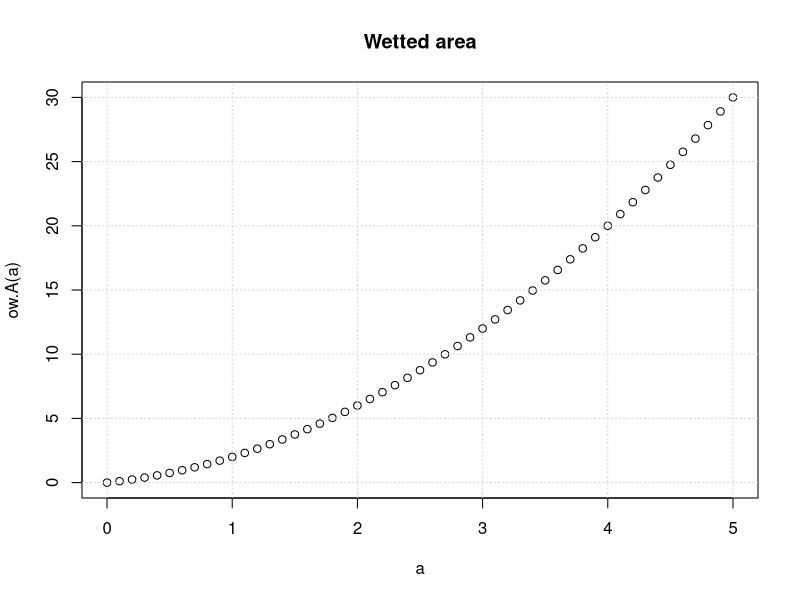
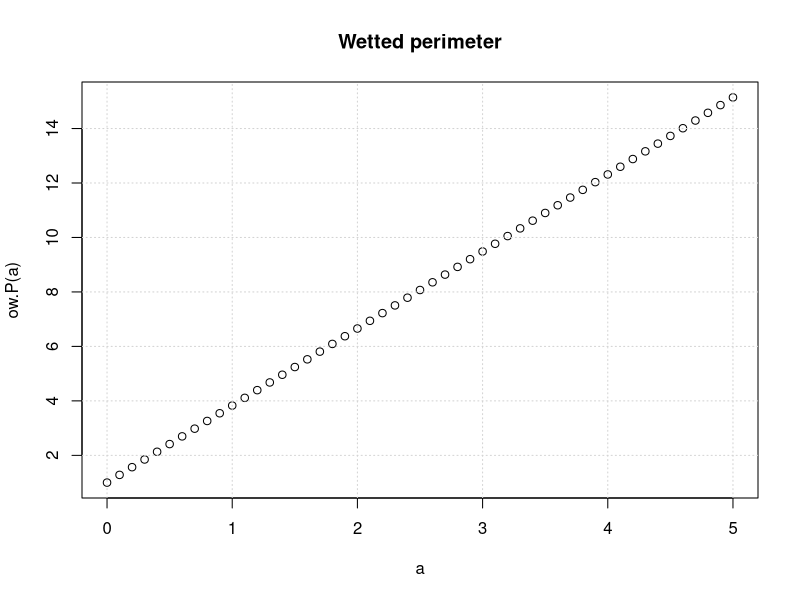
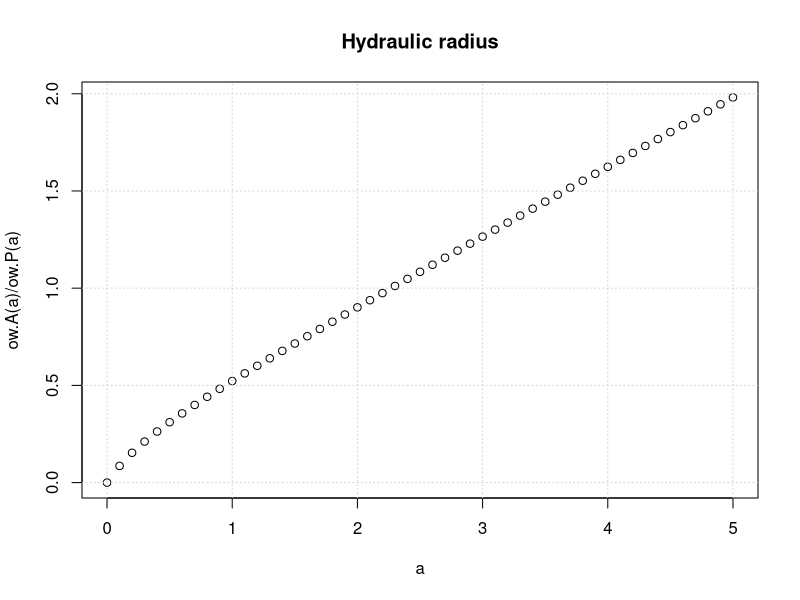
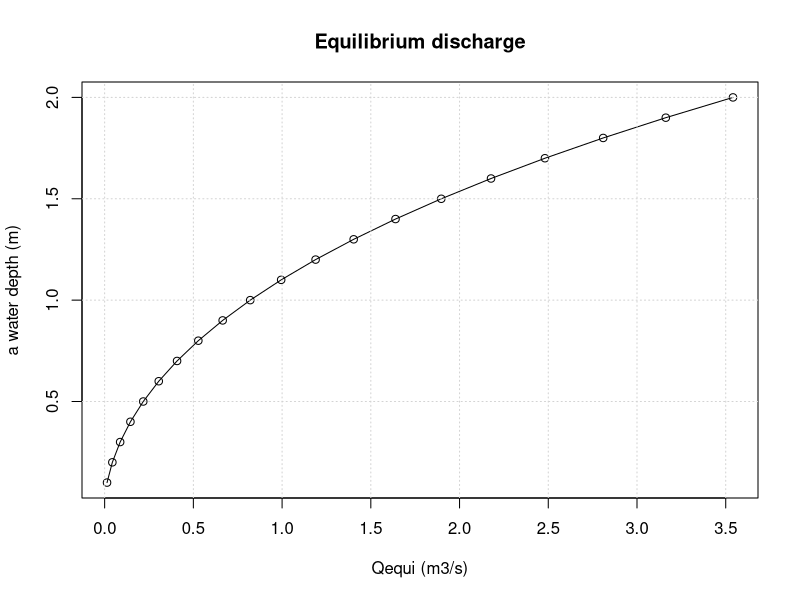
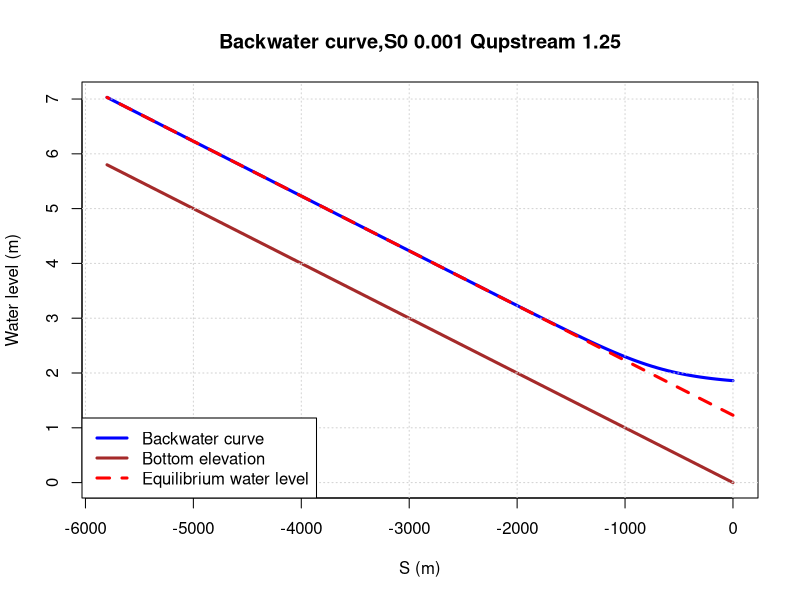
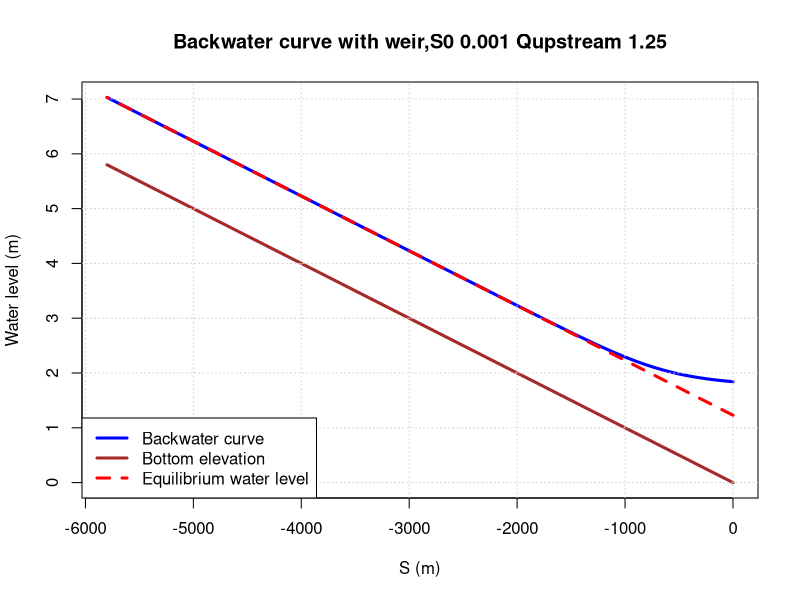
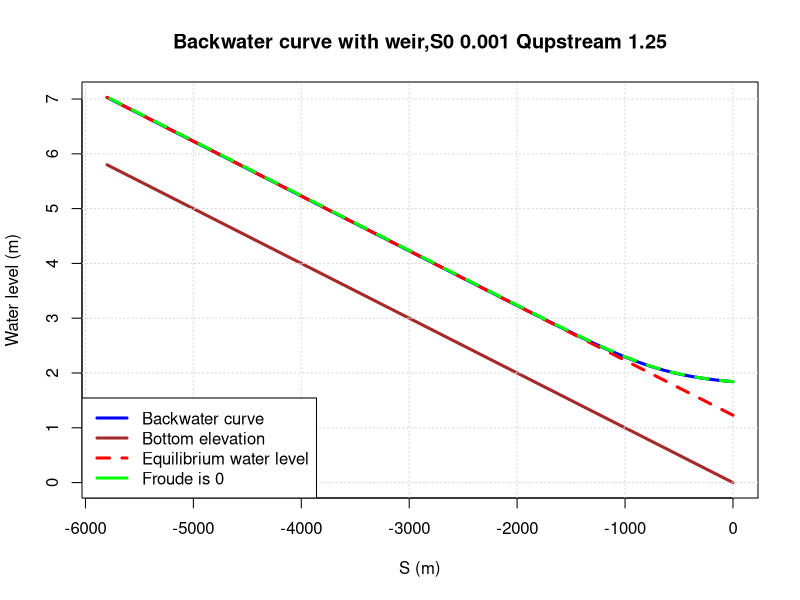
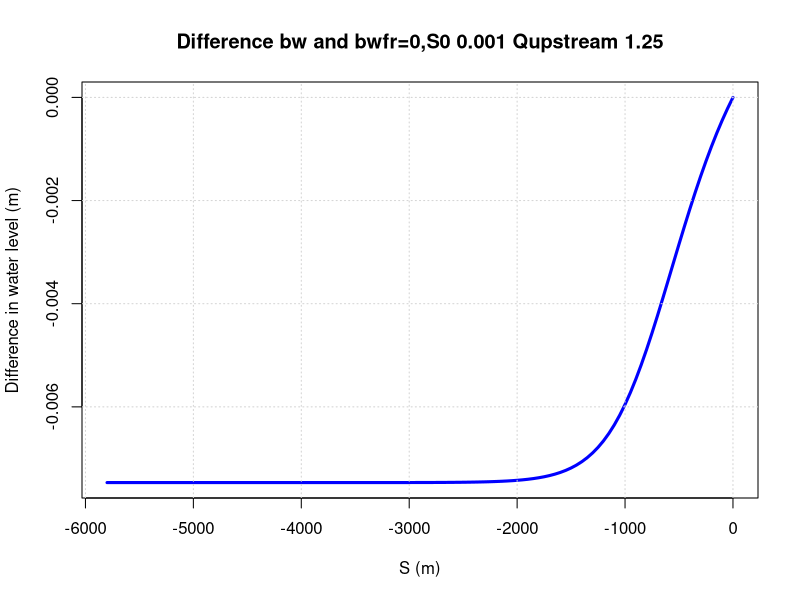

These charts were generated, in order, by the following R code:
## ---- chunk 1

rm(list = ls())


ow.b = 1 #just a guess
ow.m = 1 #just a guess

##Upstream Discharge 
Qup = 1.25 #m3/s
#Qup = 1.25 + 1.60125 #m3/s with side inflow based on the catchment area of the Regge and a normative discharge of 7 mm/d
ow.A = function(a)
{
  return(ow.b*a+ow.m*2*a^2/2)
}

a = seq(0,5, by =0.1)

plot(a,ow.A(a),main = "Wetted area")
grid()


ow.P = function(a)
{
  return(ow.b + a * 2 *sqrt(1 + ow.m^2))
}

plot(a,ow.P(a),main = "Wetted perimeter")
grid()

plot(a,ow.A(a)/ow.P(a),main = "Hydraulic radius")
grid()

ow.R = function(a)
{
  return(ow.A(a)/ow.P(a))
}

ow.B = function(a)
{
  return(ow.b + 2*ow.m*a)
}

## ---- chunk 2
S0 = 0.001 # about 0.5 m/km for the midden Regge


##total length of the river
ow.L = 5800 # distance (about between convulation point Exsooshe Aa and boven Regge till weir at Notter)
Zb.fun = approxfun(c(0,-ow.L),c(0,ow.L*S0))
## ---- chunk 3
n = 0.05
a.range = seq(0.1,2,by = 0.1)
Qequi.fun = function(a)
{
  return(1/n * sqrt(S0)* ow.A(a) * ow.R(a)^(2/3))
}

Qequi.range = Qequi.fun(a.range)
plot(Qequi.range,a.range,type = "o", xlab = "Qequi (m3/s)",ylab = "a water depth (m)",
     main = "Equilibrium discharge")
grid()


##finding the equilibrium water depth for a given discharge
a.equilibrium = uniroot(function(a) Qequi.fun(a)-Qup,c(0.1,2))$root
print(paste("the equilibrium water level is : ",a.equilibrium, "for a discharge of ",Qup))

## ---- chunk 4
#nodal distance
ds = -50
#nodes along trajectory of the river
s = seq(0,-ow.L, by = ds)
#create an array for the water depths
a.bw = s
# first downstream prescribed water level
a.bw[1] = 1.86
# loop for calculating the water levels
for (i in 1:(length(a.bw)-1) )
{
S.f = n^2*abs(Qup)^2/(ow.A(a.bw[i])^2*ow.R(a.bw[i])^(4/3))
Fr = sqrt(Qup^2*ow.B(a.bw[i])/(9.8*ow.A(a.bw[i])^3))
dads = (S0 - S.f)/(1-Fr^2)
##calculation of the water depths in upstream order
a.bw[i+1] = a.bw[i] + dads*ds
}
## the water level is simply the  water depts + the bottom slope
h.bw = a.bw + Zb.fun(s)

plot(s,h.bw, type = "l",ylim = c(0,max(h.bw)),xlab = "S (m)", ylab = "Water level (m)",
     main = paste("Backwater curve,S0",S0, "Qupstream",Qup),col = "blue",lwd = 3)
lines(s,Zb.fun(s), col = "brown", lwd = 3)
grid()
##plot the water level at equilibirum
lines(s,a.equilibrium + Zb.fun(s), col = "red", lty = 2, lwd = 3)
legend("bottomleft",legend = c("Backwater curve","Bottom elevation","Equilibrium water level"),
       col = c("blue","brown","red"),lty = c(1,1,2),lwd = c(3,3,3))
## ---- chunk 5
#weir
Cd = 0.62

weir.d = 1.25 #weir/crest height
weir.b = 1.5 #

hweir = function(Q)
{
  return (weir.d + (Q/(2/3*sqrt(2*9.8)*Cd*weir.b))^(2/3))
}

## this function is more a control function to check the weir function
Qweir = function(h)
{
  ifelse(h < weir.d,0,2/3*sqrt(2*9.8)*Cd*weir.b*(h-weir.d)^(3/2))
 
}

## ---- chunk 6
####same chunck as above but now with a weir level based on Qup
# first downstream prescribed water level
a.bw[1] = hweir(Qup)
# Discharge rate upstream Qup
for (i in 1:(length(a.bw)-1) )
{
S.f = n^2*abs(Qup)^2/(ow.A(a.bw[i])^2*ow.R(a.bw[i])^(4/3))
Fr = sqrt(Qup^2*ow.B(a.bw[i])/(9.8*ow.A(a.bw[i])^3))
dads = (S0 - S.f)/(1-Fr^2)
##calculation of the water depths in upstream order
a.bw[i+1] = a.bw[i] + dads*ds
}
## the water level is simply the  water depts + the bottom slope
h.bw = a.bw + Zb.fun(s)

plot(s,h.bw, type = "l",ylim = c(0,max(h.bw)),xlab = "S (m)", ylab = "Water level (m)",
     main = paste("Backwater curve with weir,S0",S0, "Qupstream",Qup),col = "blue",lwd = 3)
lines(s,Zb.fun(s), col = "brown", lwd = 3)
grid()
##plot the water level at equilibirum
lines(s,a.equilibrium + Zb.fun(s), col = "red", lty = 2, lwd = 3)
legend("bottomleft",legend = c("Backwater curve","Bottom elevation","Equilibrium water level"),
       col = c("blue","brown","red"),lty = c(1,1,2),lwd = c(3,3,3))
## ---- chunk 7
####same chunck as above but now with a weir level based on Qup
# first downstream prescribed water level
a.bw[1] = hweir(Qup)
a.bwf0 = a.bw
# Discharge rate upstream Qup
for (i in 1:(length(a.bw)-1) )
{
S.f = n^2*abs(Qup)^2/(ow.A(a.bw[i])^2*ow.R(a.bw[i])^(4/3))
Fr = sqrt(Qup^2*ow.B(a.bw[i])/(9.8*ow.A(a.bw[i])^3))
dads = (S0 - S.f)/(1-Fr^2)
dadsf0 = S0 - S.f
##calculation of the water depths in upstream order
a.bw[i+1] = a.bw[i] + dads*ds
a.bwf0[i+1] = a.bwf0[i] + dadsf0*ds
}
## the water level is simply the  water depth + the bottom slope
h.bw = a.bw + Zb.fun(s)
h.bwf0 = a.bwf0 + Zb.fun(s)

plot(s,h.bw, type = "l",ylim = c(0,max(h.bw)),xlab = "S (m)", ylab = "Water level (m)",
     main = paste("Backwater curve with weir,S0",S0, "Qupstream",Qup),col = "blue",lwd = 3)
lines(s,Zb.fun(s), col = "brown", lwd = 3)
grid()
##plot the water level at equilibirum
lines(s,a.equilibrium + Zb.fun(s), col = "red", lty = 2, lwd = 3)
lines(s,h.bwf0, col = "green", lty = 2, lwd = 3)
legend("bottomleft",legend = c("Backwater curve","Bottom elevation","Equilibrium water level","Froude is 0"),
       col = c("blue","brown","red","green"),lty = c(1,1,2),lwd = c(3,3,3))

##differences between fr0 and fr
plot(s,h.bw-h.bwf0, type = "l",xlab = "S (m)", ylab = "Difference in water level (m)",
     main = paste("Difference bw and bwfr=0,S0",S0, "Qupstream",Qup),col = "blue",lwd = 3)
grid()


## ---- chunk 8
#The catchment area is:
A_catchm = 5.8/29*9882 *10000
# The discharge from side inflow:
Q_Si = A_catchm * 0.007/86400  # m3/s.
# The side inflow:
I = Q_Si/ow.L

## ---- chunk 9
####same chunck as above but now with a weir level based on Qup
# new set of water depth for backwater curves including side inflow
a.si = rep(0,times = length(a.bw))
# first downstream prescribed water level
a.si[1] = hweir(Qup + Q_Si)
a.sif0 = a.si
# a Q array along the trajectory of the river
Qs = seq(Qup+Q_Si,Qup,by=I*ds)
#loop for calculating the water levels
for (i in 1:(length(a.si)-1) )
{
  A = ow.A(a.si[i])
  Q = Qs[i]
  u = Q/A
  S.i = 2*u*I/(9.8*A)
  S.f = n^2*abs(Q)^2/(A^2*ow.R(a.si[i])^(4/3))
  Fr = sqrt(Q^2*ow.B(a.si[i])/(9.8*A^3))
  dads = (S0 - S.f - S.i)/(1-Fr^2)
  dadsf0 = S0 - S.f - S.i
  ##calculation of the water depths in upstream order
  a.si[i+1] = a.si[i] + dads*ds
  a.sif0[i+1] = a.sif0[i] + dadsf0*ds
}
## the water level is simply the  water depth + the bottom slope
h.si = a.si + Zb.fun(s)
h.sif0 = a.sif0 + Zb.fun(s)

plot(s,h.si, type = "l",ylim = c(0,max(h.si)),xlab = "S (m)", ylab = "Water level (m)",
     main = paste("Bw curve,Si and weir,S0",S0, "Qupstream",Qup+Q_Si),col = "blue",lwd = 3)
lines(s,Zb.fun(s), col = "brown", lwd = 3)
grid()
##plot the water level at equilibrium for the total discharge: Qup + Q_Si
Qall =  Qup + Q_Si
a.max = 1.1* hweir(Qall)
asi.equilibrium = uniroot(function(a) Qequi.fun(a)-Qall,c(0.1,a.max))$root
lines(s,asi.equilibrium + Zb.fun(s), col = "red", lty = 2, lwd = 3)
lines(s,h.sif0, col = "green", lty = 2, lwd = 3)
legend("bottomleft",legend = c("Backwater curve","Bottom elevation","Equilibrium water level","Froude is 0"),
       col = c("blue","brown","red","green"),lty = c(1,1,2),lwd = c(3,3,3))

##differences between fr0 and fr
plot(s,h.si-h.sif0, type = "l",xlab = "S (m)", ylab = "Difference in water level (m)",
     main = paste("Difference bwsi and bwsifr=0,S0",S0, "Qupstream",Qup+Q_Si),col = "blue",lwd = 3)
grid()


